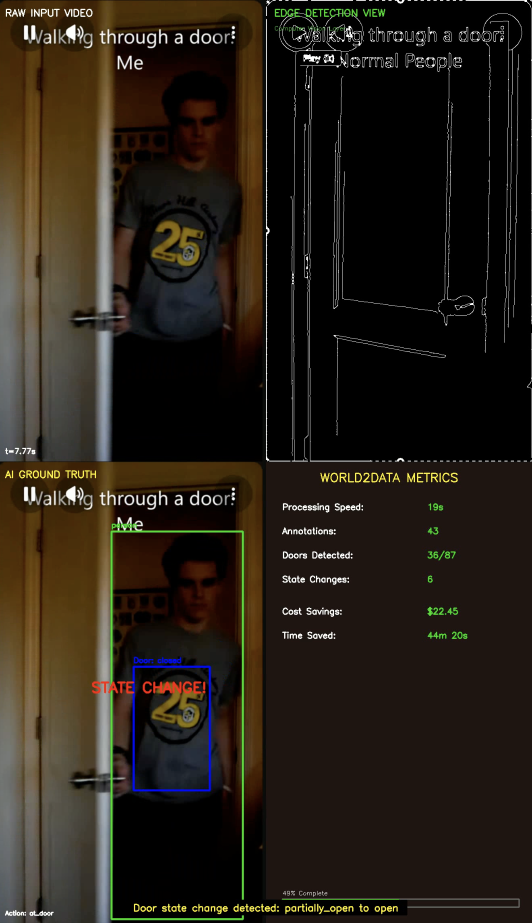
#> input picture snapshot.png, 1064 x 1846 px (shown at 1/2 size)
$ python -i world2data.py   (imports and definitions only)
#> lines starting #> are read from the running program, lines starting #| are printed output that depends on the picture; after the words box and inside, x2 and y2 are one past the last pixel; in counts of white or black regions, pixels touching at a corner belong together
#> further down, picture is the input picture: shape (1846, 1064, 3); mean B, G, R 22.6, 31.5, 38.8
#!/usr/bin/env python3
"""
World2Data ULTIMATE - Hackathon Demo Version
Features:
1. 4-Quadrant Robot Vision View
2. Animated Metrics Dashboard
3. Voice narration events
"""

import cv2
import json
import os
from pathlib import Path
from typing import List, Dict, Any, Tuple, Optional
import numpy as np
from datetime import datetime
import time

class DoorDetector:
    """Advanced door detection using computer vision"""

    def __init__(self):
        self.prev_door_bbox = None

    def detect_door(self, frame: np.ndarray) -> Optional[Dict]:
        """Detect door using edge detection + contour analysis"""
        height, width = frame.shape[:2]
#> height = 1846; width = 1064
        gray = cv2.cvtColor(frame, cv2.COLOR_BGR2GRAY)
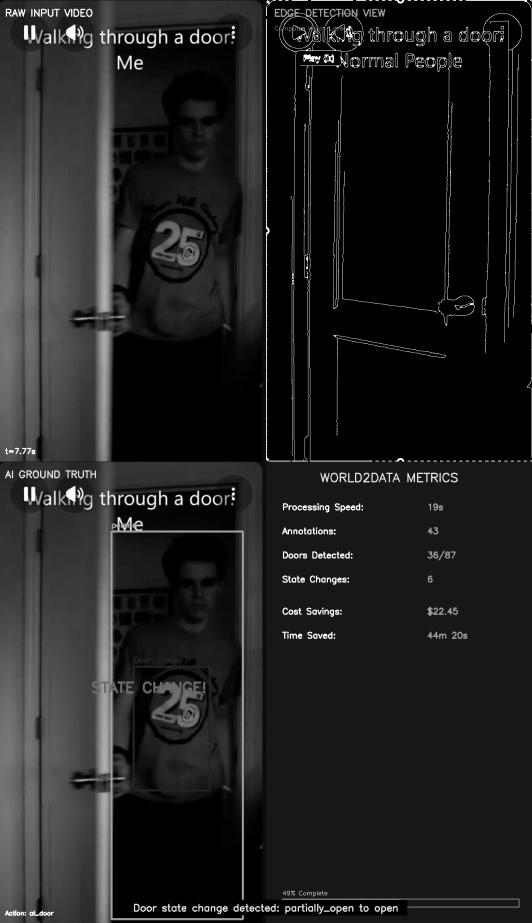
#> gray: shape (1846, 1064) (shown at 1/2 size); min 0, max 255, mean 32.6

        # Enhance contrast
        clahe = cv2.createCLAHE(clipLimit=2.0, tileGridSize=(8,8))
        enhanced = clahe.apply(gray)
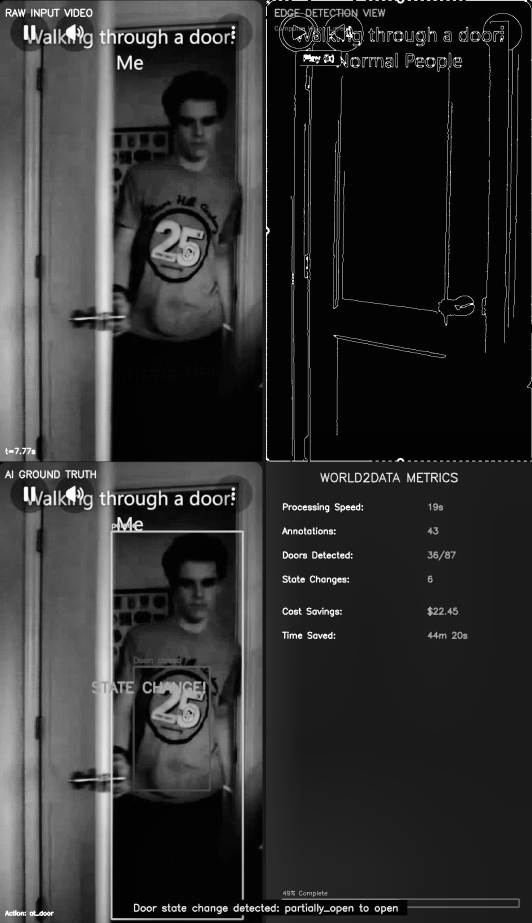
#> enhanced: shape (1846, 1064) (shown at 1/2 size); min 1, max 255, mean 48.4

        # Edge detection
        blurred = cv2.GaussianBlur(enhanced, (5, 5), 0)
        edges = cv2.Canny(blurred, 30, 100)
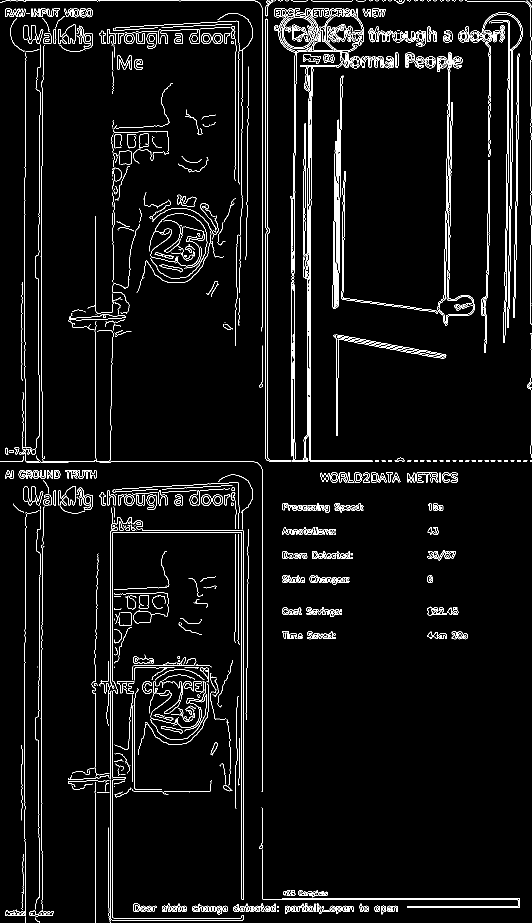
#> edges: shape (1846, 1064) (shown at 1/2 size); 4.2% white in thin lines or dots

        # Morphological operations
        kernel = np.ones((3,3), np.uint8)
        edges = cv2.dilate(edges, kernel, iterations=1)
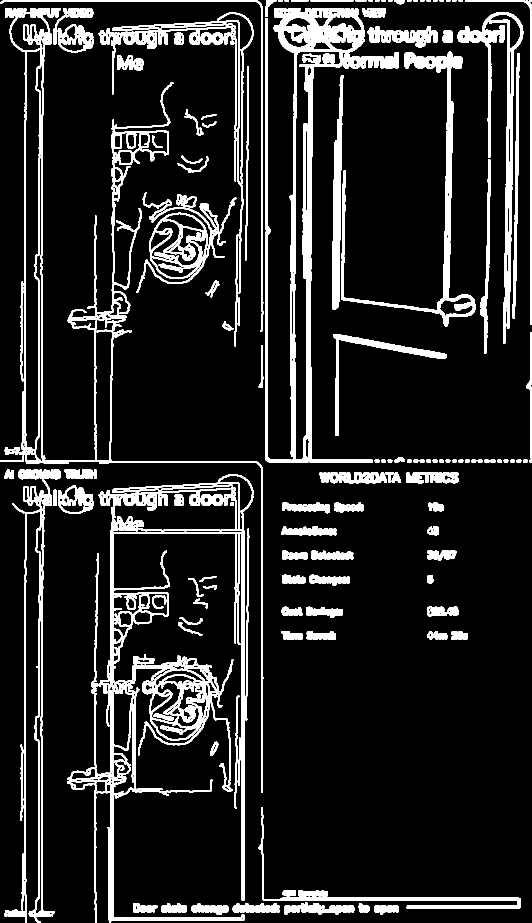
#> edges: shape (1846, 1064) (shown at 1/2 size); 12.4% white; 154 white regions (4 under 20 px), largest, box (x1, y1, x2, y2) and area: (135, 948, 507, 1846) 41962, (530, 16, 798, 925) 35531, (9, 16, 527, 1585) 26087
        edges = cv2.erode(edges, kernel, iterations=1)
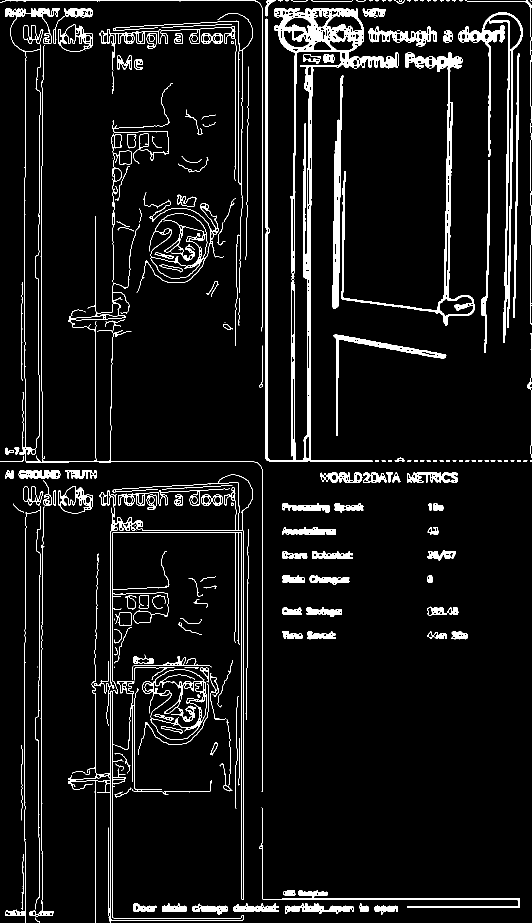
#> edges: shape (1846, 1064) (shown at 1/2 size); 6.4% white; 220 white regions (35 under 20 px)

        # Store for visualization
        self.last_edges = edges.copy()

        # Find contours
        contours, _ = cv2.findContours(edges, cv2.RETR_EXTERNAL, cv2.CHAIN_APPROX_SIMPLE)
#> contours = 210 contours, 95 with area under 20; largest, box (x1, y1, x2, y2) and area: (531, 17, 797, 924) 29949, (136, 949, 506, 1846) 14796, (285, 1338, 414, 1480) 12428, (916, 25, 1046, 686) 9817, (683, 104, 950, 652) 9740

        door_candidates = []

        for contour in contours:
            area = cv2.contourArea(contour)
            if area < 3000 or area > width * height * 0.7:
                continue

            x, y, w, h = cv2.boundingRect(contour)
            aspect_ratio = h / w if w > 0 else 0
            size_ratio = area / (width * height)

            is_vertical = 1.5 < aspect_ratio < 5.0
            reasonable_size = 0.03 < size_ratio < 0.5
            min_dimensions = w > 40 and h > 80
            reasonable_position = 0.1 * width < x < 0.9 * width

            if is_vertical and reasonable_size and min_dimensions and reasonable_position:
                confidence = self._calculate_door_confidence(frame, x, y, w, h, aspect_ratio, size_ratio)

                door_candidates.append({
                    'bbox': [x, y, x+w, y+h],
                    'area': area,
                    'aspect_ratio': aspect_ratio,
                    'confidence': confidence,
                    'center': (x + w//2, y + h//2)
                })
#> this loop made 210 passes
#> area on passes 2 to 4: 453.5, 201.5, 967.5
#> after the loop, door_candidates = []

        if not door_candidates:
            if self.prev_door_bbox:
                prev_bbox = self.prev_door_bbox.copy()
                prev_bbox['confidence'] *= 0.8
                if prev_bbox['confidence'] > 0.3:
                    return prev_bbox
            return None

        best_door = max(door_candidates, key=lambda d: d['confidence'])

        if self.prev_door_bbox:
            prev_bbox = self.prev_door_bbox['bbox']
            curr_bbox = best_door['bbox']
            iou = self._calculate_iou(prev_bbox, curr_bbox)
            if iou > 0.5:
                alpha = 0.7
                best_door['bbox'] = [
                    alpha * curr_bbox[i] + (1-alpha) * prev_bbox[i]
                    for i in range(4)
                ]

        self.prev_door_bbox = best_door
        return best_door

    # [76 lines left out: functions _calculate_door_confidence, _calculate_iou, analyze_door_state, not called in this run]


class World2DataUltimate:
    # [387 lines left out: functions __init__, extract_frames, detect_people_yolo, generate_ground_truth, create_4quadrant_video, save_json and 1 more, not called in this run]


# [8 lines not run here, left out]

>>> import cv2
>>> picture = cv2.imread('snapshot.png')
>>> result = DoorDetector().detect_door(picture)
